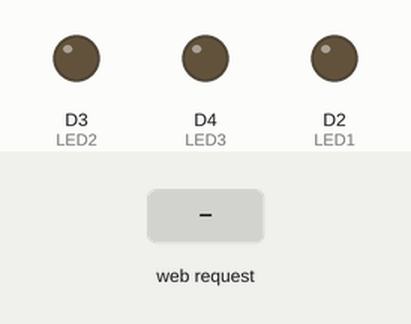
Simulated run of this program. Board: ESP8266 (NodeMCU). On the bench: output pins drawn as LEDs (lit = HIGH). The test bench sets the inputs (shaded band). WiFi joins after 1.5 s; servers stay silent unless stated; what the program prints to the serial monitor is not drawn.

Above: at 1.2 s.
1.3 s: HTTP request GET /LED1ON received
At 2.5 s:
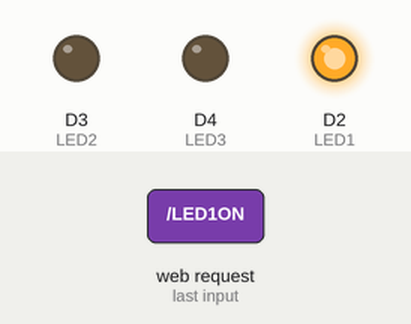
2.8 s: HTTP request GET /LED2ON received
At 3.6 s:
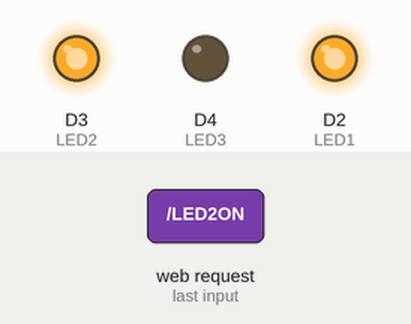
4.3 s: HTTP request GET /LED3ON received
At 4.7 s:
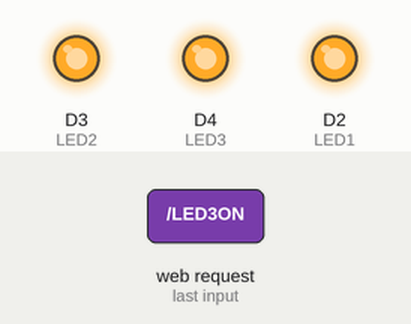
5.8 s: HTTP request GET /LED1OFF received
At 7.0 s:
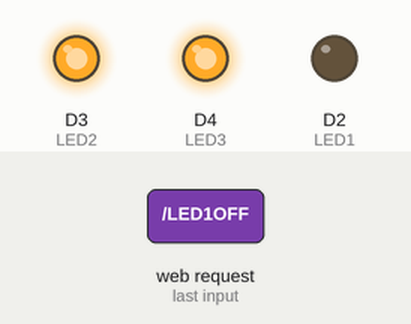
7.3 s: HTTP request GET /LED2OFF received
At 8.2 s:
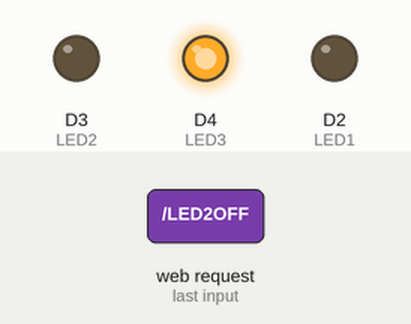
8.8 s: HTTP request GET /LED3OFF received
At 9.4 s:
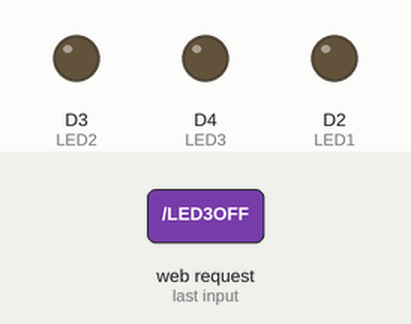
Timing chart, 0 to 11.3 s (numbered marks = the images above; inputs shaded):
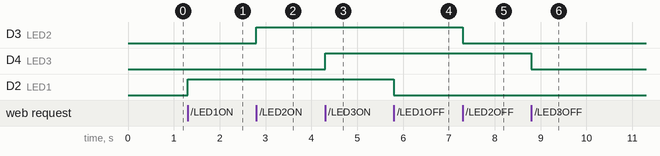

The program:

main.cpp
```cpp
#include <Arduino.h>
#include <ESP8266WiFi.h>
#include <WiFiClient.h>
#include <ESP8266WebServer.h>
#include <ESP8266WiFi.h>
#include <ESPAsyncTCP.h>

const char* ssid = "Infinix NOTE 12i 2022";
const char* password = "melyrizkyrr";
int LED1 = D2;
int LED2 = D3;
int LED3 = D4;

ESP8266WebServer server(80);

String webpage;

void setup() {
  Serial.begin(9600);
  delay(10);

  pinMode(LED1, OUTPUT);
  pinMode(LED2, OUTPUT);
  pinMode(LED3, OUTPUT);

  Serial.println();
  Serial.print("Configuring access point...");

  WiFi.mode(WIFI_AP);
  WiFi.begin(ssid, password);

  Serial.print("Access Point SSID");
  Serial.println(WiFi.softAPSSID());

  Serial.println("IP address: ");
  Serial.println(WiFi.softAPIP());

  webpage+= "<h1> Web Control ESP8266</h1>";
  webpage+= "<h2> Kamila</h2>";
  webpage+= "<p> LED 1 : ";
  webpage+= "<a href=\"LED1ON\"\"><button>ON</button></a><a href=\"LED1OFF\"\"><button>OFF</button></a></p><br>";
  webpage+= "<p> LED 2 : ";
  webpage+= "<a href=\"LED2ON\"\"><button>ON</button></a><a href=\"LED2OFF\"\"><button>OFF</button></a></p><br>";
  webpage+= "<p> LED 3 : ";
  webpage+= "<a href=\"LED3ON\"\"><button>ON</button></a><a href=\"LED3OFF\"\"><button>OFF</button></a></p>";

  server.on("/", [](){
    server.send(200, "text/html", webpage);
  });

  server.on("/LED1ON", [](){
    server.send(200, "text/html", webpage);
    digitalWrite(LED1,HIGH);
    delay(1000);
  });
  server.on("/LED2ON", [](){
    server.send(200, "text/html", webpage);
    digitalWrite(LED2,HIGH);
    delay(1000);
  });
  server.on("/LED3ON", [](){
    server.send(200, "text/html", webpage);
    digitalWrite(LED3,HIGH);
    delay(1000);
  });
  server.on("/LED1OFF", [](){
    server.send(200, "text/html", webpage);
    digitalWrite(LED1,LOW);
    delay(1000);
  });
  server.on("/LED2OFF", [](){
    server.send(200, "text/html", webpage);
    digitalWrite(LED2,LOW);
    delay(1000);
  });
  server.on("/LED3OFF", [](){
    server.send(200, "text/html", webpage);
    digitalWrite(LED3,LOW);
    delay(1000);
  });

  server.begin();
  Serial.println("Webserver dijalankan");
}

void loop() {
  server.handleClient();
}
```

Measured:
- after the input at 1.3 s, D2 (LED1): LOW → HIGH at once
- after the input at 2.8 s, D3 (LED2): LOW → HIGH at once
- after the input at 4.3 s, D4 (LED3): LOW → HIGH at once
- after the input at 5.8 s, D2 (LED1): HIGH → LOW at once
- after the input at 7.3 s, D3 (LED2): HIGH → LOW at once
- after the input at 8.8 s, D4 (LED3): HIGH → LOW at once
